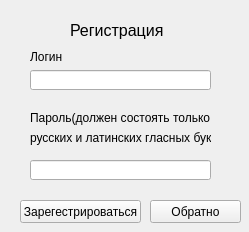
<?xml version="1.0" encoding="UTF-8"?>
<ui version="4.0">
 <class>Form</class>
 <widget class="QWidget" name="Form">
  <property name="geometry">
   <rect>
    <x>0</x>
    <y>0</y>
    <width>249</width>
    <height>232</height>
   </rect>
  </property>
  <property name="windowTitle">
   <string>Form</string>
  </property>
  <widget class="QLabel" name="label">
   <property name="geometry">
    <rect>
     <x>70</x>
     <y>20</y>
     <width>101</width>
     <height>21</height>
    </rect>
   </property>
   <property name="font">
    <font>
     <pointsize>12</pointsize>
    </font>
   </property>
   <property name="text">
    <string>Регистрация</string>
   </property>
  </widget>
  <widget class="QLabel" name="label_2">
   <property name="geometry">
    <rect>
     <x>30</x>
     <y>50</y>
     <width>47</width>
     <height>13</height>
    </rect>
   </property>
   <property name="text">
    <string>Логин</string>
   </property>
  </widget>
  <widget class="QLabel" name="label_3">
   <property name="geometry">
    <rect>
     <x>30</x>
     <y>110</y>
     <width>181</width>
     <height>16</height>
    </rect>
   </property>
   <property name="text">
    <string>Пароль(должен состоять только из</string>
   </property>
  </widget>
  <widget class="QLabel" name="label_4">
   <property name="geometry">
    <rect>
     <x>30</x>
     <y>130</y>
     <width>181</width>
     <height>16</height>
    </rect>
   </property>
   <property name="text">
    <string>русских и латинских гласных букв)</string>
   </property>
  </widget>
  <widget class="QLineEdit" name="lineEdit">
   <property name="geometry">
    <rect>
     <x>30</x>
     <y>70</y>
     <width>181</width>
     <height>20</height>
    </rect>
   </property>
  </widget>
  <widget class="QLineEdit" name="lineEdit_2">
   <property name="geometry">
    <rect>
     <x>30</x>
     <y>160</y>
     <width>181</width>
     <height>20</height>
    </rect>
   </property>
  </widget>
  <widget class="QPushButton" name="pushButton">
   <property name="geometry">
    <rect>
     <x>20</x>
     <y>200</y>
     <width>121</width>
     <height>23</height>
    </rect>
   </property>
   <property name="text">
    <string>Зарегестрироваться</string>
   </property>
  </widget>
  <widget class="QPushButton" name="pushButton_2">
   <property name="geometry">
    <rect>
     <x>150</x>
     <y>200</y>
     <width>91</width>
     <height>23</height>
    </rect>
   </property>
   <property name="text">
    <string>Обратно</string>
   </property>
  </widget>
 </widget>
 <resources/>
 <connections/>
</ui>
